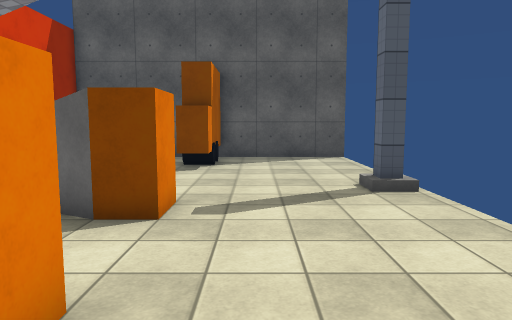
View 1 (above)

12 first-person views from a walk through a Unity game level. The camera is 1.5 m above the floor, tilts 6° down and sees 70° across. The floor is counted in squares, 1 m on a side. Each view is taken from the middle of a square. On the plan, view 1 faces up. The plan holds only what a view shows up to about 16 squares ahead; the rest is blank. The player is left out. Surface patterns are stand-ins for the level's own textures.

View 2
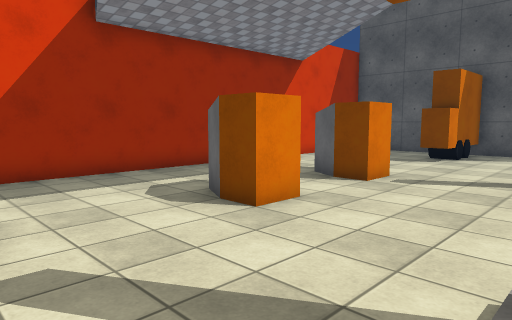

View 3
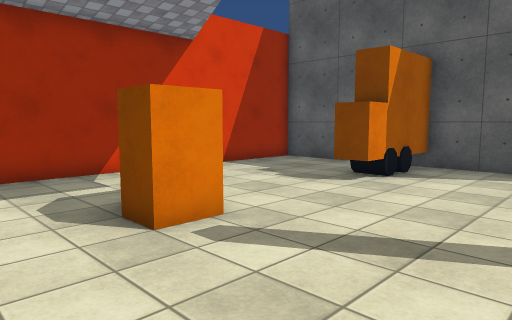

View 4
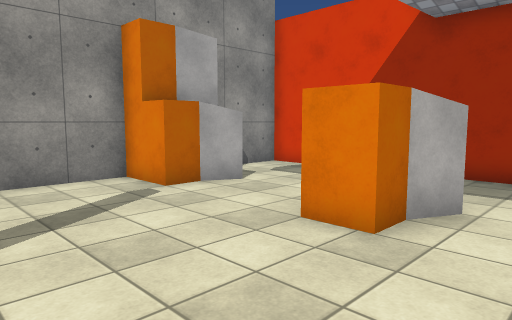

View 5
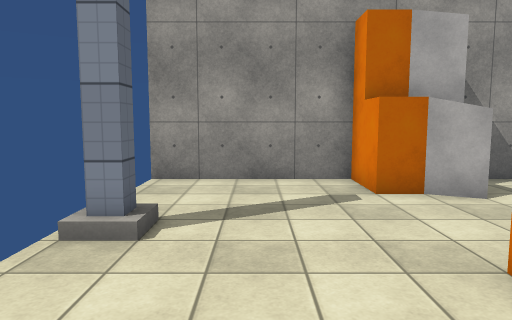

View 6
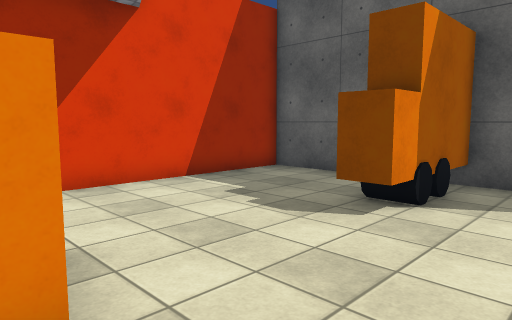

View 7
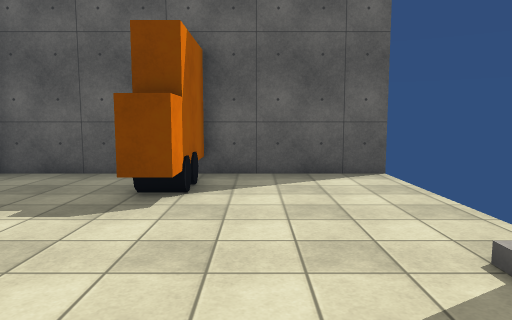

View 8
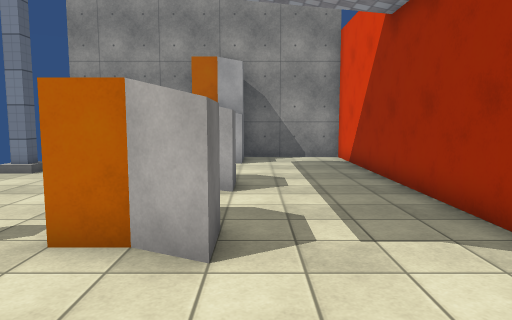

View 9
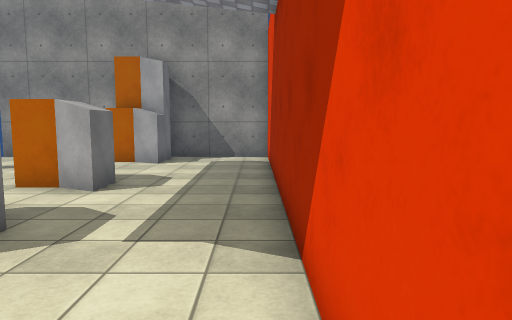

View 10
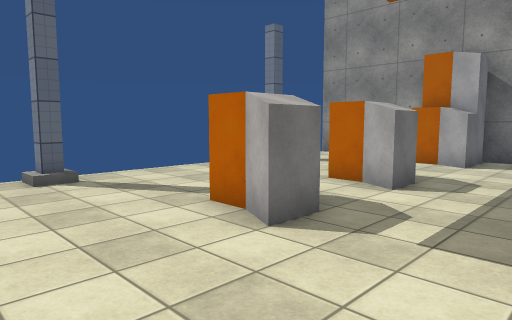

View 11
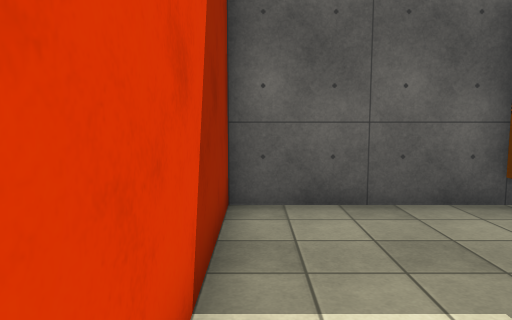

View 12
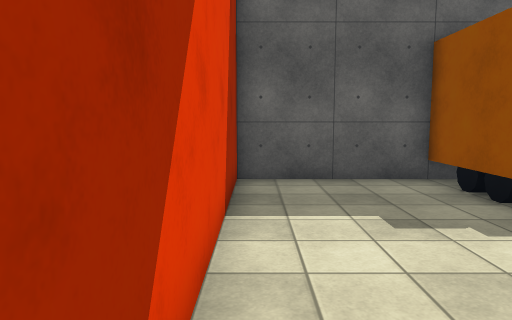

### Floor plan
Points are (right, up) in squares from view 1. A wall is a line through its corners. A room is listed if a view was taken in it or the views show most of it. See-through windows are left out.
Room 1 (views 1, 2, 3, 4, 5, 6, 7, 8, 9, 10, 11, 12)
walls: (-2.5, 5.5) (-3.5, 6) (-3.5, 7.3) (-2.5, 6.7) (-1.5, 6.7) (-1.5, 5.5) (-2.5, 5.5); (-2.5, 2.8) (-1.5, 2.8) (-1.5, 1.5) (-2.5, 1.5) (-3.5, 2) (-3.5, 3.3) (-2.5, 2.8); (2.7, 8) (2.7, 8.5); (2.5, 8.5) (3.2, 8.5); (3.4, 8) (2.5, 8); (2.7, -0.2) (2.7, 0.3) (3.2, 0.3); (-2.5, 12.4) (-2.5, 15.5) (-7.5, 15.5) (-7.5, -4.5) (-3.4, -4.5); (-3.5, -4) (-3.5, -2) (-2.5, -2.5) (-1.5, -2.5) (-1.5, -4.5) (3.8, -4.5); (-1.5, 15.6) (-1.5, 11.5) (-2.5, 11.5); (3.9, 15.5) (-2, 15.5)
low walls: (2.5, 8) (2.5, 8.5); (-1.4, 12.4) (-2.5, 12.4)

Where each view was taken, in squares from view 1:
view 1: 0 up, 0 right, facing up
view 2: 3 down, 3 right, facing up-left
view 3: 3 up, 3 right, facing up-left
view 4: 5 up, 3 right, facing down-left
view 5: 5 up, 1 right, facing down
view 6: 6 up, 1 right, facing up-left
view 7: 5 up, 0 right, facing up
view 8: 11 up, 4 left, facing down
view 9: 11 up, 7 left, facing down
view 10: 11 up, 7 left, facing down-right
view 11: 9 up, 7 left, facing up
view 12: 6 up, 7 left, facing up
